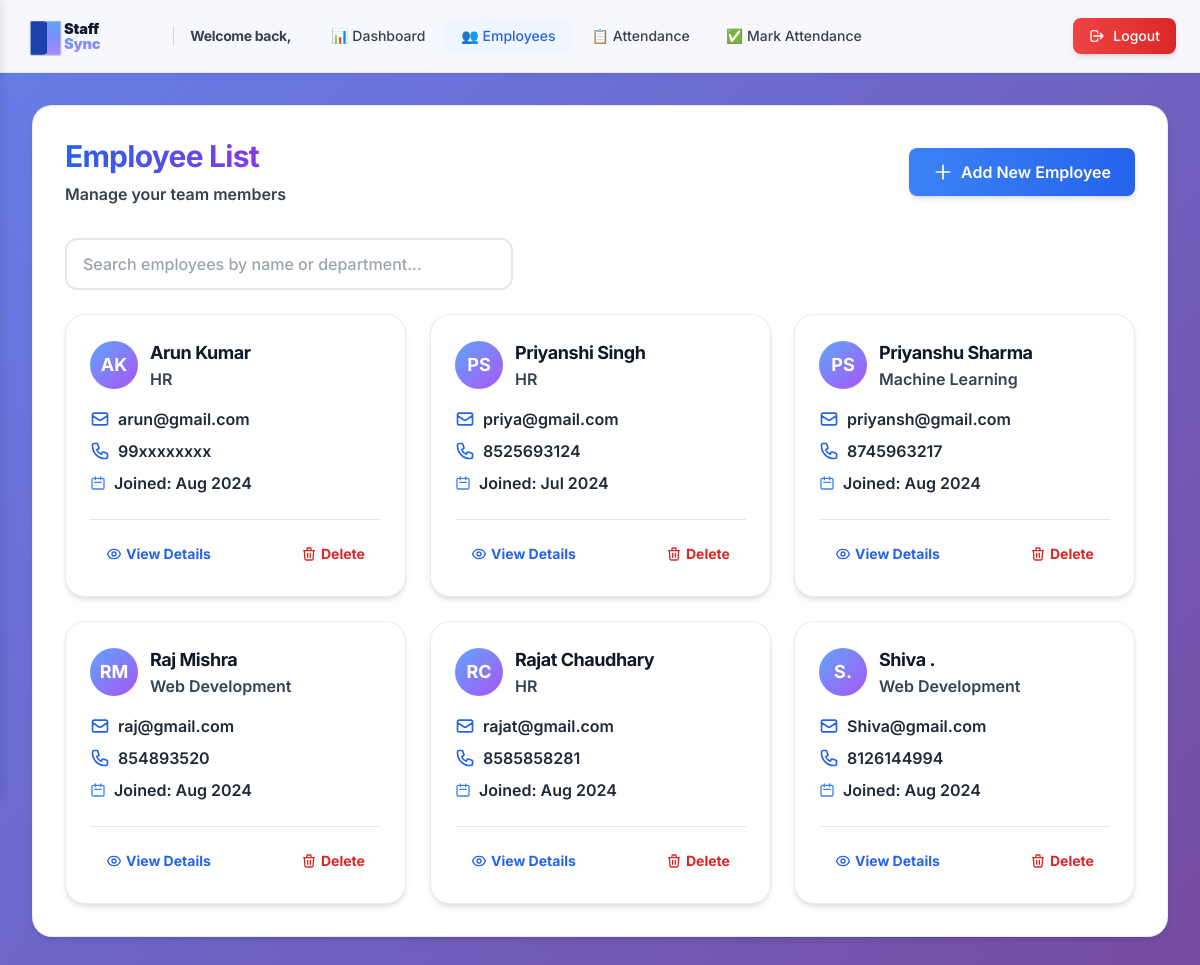
The page / on the database its author committed.
### employees/models.py (models this page shows, shortened)
class Employee(models.Model):
    first_name = models.CharField(max_length=100)
    last_name = models.CharField(max_length=100)
    email = models.EmailField(unique=True)
    phone_number = models.CharField(max_length=15)
    department = models.ForeignKey(Department, on_delete=models.SET_NULL, null=True, blank=True)
    hire_date = models.DateField()
    class Meta:
        ordering = ['first_name', 'last_name']
        verbose_name_plural = 'Employees'

class Department(models.Model):
    name = models.CharField(max_length=100)

### employees/views.py (the view)
# urls.py: path('', views.employee_list, name='employee_list'),
def employee_list(request):
    employees = Employee.objects.all().select_related('department').order_by('first_name', 'last_name')
    return render(request, 'employees/employee_list.html', {'employees': employees})

### employees/templates/employees/employee_list.html (shortened to what this page needs)
{% load static %}
<!DOCTYPE html>
<html lang="en">
<head>
    <script src="https://cdn.tailwindcss.com"></script>
    <link rel="stylesheet" href="{% static 'admin.css' %}">
</head>
<body class="fade-in">
    <header class="admin-header sticky top-0 z-30 hidden lg:block py-4 px-6">
        <div class="max-w-7xl mx-auto flex justify-between items-center">
            <div class="flex items-center space-x-6">
                <div class="flex items-center space-x-4">
                    <a href="{% url 'dashboard' %}" class="flex items-center space-x-2">
                        <img src="{% static 'logo.svg' %}" alt="StaffSync Logo" class="h-8 md:h-10">
                    </a>
                    <div class="hidden md:block border-l border-gray-300 pl-4">
                        <h2 class="text-sm font-bold text-gray-700">Welcome back,</h2>
        </div>
    </div>
                <nav class="hidden md:flex items-center space-x-1" role="navigation" aria-label="Main navigation">
                    <a href="{% url 'dashboard' %}"
                       class="px-4 py-2 text-sm font-medium rounded-lg transition-all duration-200 focus:outline-none focus:ring-2 focus:ring-blue-500 focus:ring-offset-2 {% if request.resolver_match.url_name == 'dashboard' %}text-blue-600 bg-blue-50 font-bold{% else %}text-gray-700 hover:text-blue-600 hover:bg-blue-50{% endif %}"
                       aria-current="{% if request.resolver_match.url_name == 'dashboard' %}page{% endif %}">
                        <span aria-hidden="true">📊</span> Dashboard
                    </a>
                    <a href="{% url 'employee_list' %}"
                       class="px-4 py-2 text-sm font-medium rounded-lg transition-all duration-200 focus:outline-none focus:ring-2 focus:ring-blue-500 focus:ring-offset-2 {% if request.resolver_match.url_name == 'employee_list' or request.resolver_match.url_name == 'employee_detail' or request.resolver_match.url_name == 'employee_create' or request.resolver_match.url_name == 'employee_edit' %}text-blue-600 bg-blue-50 font-bold{% else %}text-gray-700 hover:text-blue-600 hover:bg-blue-50{% endif %}"
                       aria-current="{% if request.resolver_match.url_name == 'employee_list' or request.resolver_match.url_name == 'employee_detail' or request.resolver_match.url_name == 'employee_create' or request.resolver_match.url_name == 'employee_edit' %}page{% endif %}">
                        <span aria-hidden="true">👥</span> Employees
                    </a>
                    <a href="{% url 'attendance_list' %}"
                       class="px-4 py-2 text-sm font-medium rounded-lg transition-all duration-200 focus:outline-none focus:ring-2 focus:ring-blue-500 focus:ring-offset-2 {% if request.resolver_match.url_name == 'attendance_list' or request.resolver_match.url_name == 'add_attendance' or request.resolver_match.url_name == 'delete_attendance' %}text-blue-600 bg-blue-50 font-bold{% else %}text-gray-700 hover:text-blue-600 hover:bg-blue-50{% endif %}"
                       aria-current="{% if request.resolver_match.url_name == 'attendance_list' or request.resolver_match.url_name == 'add_attendance' or request.resolver_match.url_name == 'delete_attendance' %}page{% endif %}">
                        <span aria-hidden="true">📋</span> Attendance
                    </a>
                    <a href="{% url 'mark_attendance' %}"
                       class="px-4 py-2 text-sm font-medium rounded-lg transition-all duration-200 focus:outline-none focus:ring-2 focus:ring-blue-500 focus:ring-offset-2 {% if request.resolver_match.url_name == 'mark_attendance' %}text-blue-600 bg-blue-50 font-bold{% else %}text-gray-700 hover:text-blue-600 hover:bg-blue-50{% endif %}"
                       aria-current="{% if request.resolver_match.url_name == 'mark_attendance' %}page{% endif %}">
                        <span aria-hidden="true">✅</span> Mark Attendance
                    </a>
                </nav>
            </div>
            <div class="flex items-center space-x-4">
                <a href="{% url 'logout' %}" class="inline-flex items-center px-4 py-2 text-sm font-medium text-white bg-gradient-to-r from-red-500 to-red-600 rounded-lg hover:from-red-600 hover:to-red-700 shadow-md hover:shadow-lg transition-all duration-200">
                    <svg class="w-4 h-4 mr-2" fill="none" stroke="currentColor" viewBox="0 0 24 24">
                        <path stroke-linecap="round" stroke-linejoin="round" stroke-width="2" d="M17 16l4-4m0 0l-4-4m4 4H7m6 4v1a3 3 0 01-3 3H6a3 3 0 01-3-3V7a3 3 0 013-3h4a3 3 0 013 3v1"></path>
                    </svg>
                    Logout
                </a>
            </div>
        </div>
    </header>
    <main class="max-w-7xl mx-auto px-4 sm:px-6 lg:px-8 py-8 lg:py-8">
        <div class="card fade-in p-6 md:p-8">
            <div class="flex flex-col md:flex-row justify-between items-start md:items-center mb-8 gap-4">
                <div>
                    <h1 class="text-3xl font-bold bg-gradient-to-r from-blue-600 to-purple-600 bg-clip-text text-transparent mb-2">Employee List</h1>
                    <p class="text-base text-gray-700 font-semibold">Manage your team members</p>
                </div>
                <a href="{% url 'employee_create' %}"
                   class="inline-flex items-center px-6 py-3 bg-gradient-to-r from-blue-500 to-blue-600 text-white font-semibold rounded-lg shadow-md hover:shadow-lg hover:from-blue-600 hover:to-blue-700 transition-all duration-200 transform hover:scale-105 focus:outline-none focus:ring-2 focus:ring-blue-500 focus:ring-offset-2"
                   aria-label="Add new employee">
                    <svg class="w-5 h-5 mr-2" fill="none" stroke="currentColor" viewBox="0 0 24 24" aria-hidden="true">
                        <path stroke-linecap="round" stroke-linejoin="round" stroke-width="2" d="M12 4v16m8-8H4"></path>
                    </svg>
                    Add New Employee
                </a>
        </div>
        <div class="mb-6">
                <div class="relative max-w-md">
                    <input type="text"
                           id="search"
                           name="search"
                           placeholder="Search employees by name or department..."
                           aria-label="Search employees"
                           class="w-full pl-10 pr-4 py-3 border-2 border-gray-200 rounded-xl focus:ring-2 focus:ring-blue-500 focus:border-blue-500 transition-all duration-200 bg-white/90 backdrop-blur-sm">
                </div>
        </div>
            {% if employees %}
            <div class="grid grid-cols-1 md:grid-cols-2 lg:grid-cols-3 gap-6" id="employeeGrid">
            {% for employee in employees %}
                <div class="employee-card card p-6 hover:shadow-xl transition-all duration-300 transform hover:-translate-y-1">
                    <div class="flex items-start justify-between mb-4">
                        <div class="flex items-center space-x-3">
                            <div class="w-12 h-12 bg-gradient-to-br from-blue-400 to-purple-500 rounded-full flex items-center justify-center text-white font-bold text-lg">
                                {{ employee.first_name|first }}{{ employee.last_name|first }}
                            </div>
                    <div>
                                <h3 class="text-lg font-bold text-gray-900">{{ employee.first_name }} {{ employee.last_name }}</h3>
                                <p class="text-base text-gray-700 font-semibold">{{ employee.department.name|default:"No Department" }}</p>
                            </div>
                        </div>
                    </div>
                    <div class="space-y-2 mb-6">
                        <div class="flex items-center text-base text-gray-800 font-semibold">
                            <svg class="w-5 h-5 mr-2 text-blue-600" fill="none" stroke="currentColor" viewBox="0 0 24 24">
                                <path stroke-linecap="round" stroke-linejoin="round" stroke-width="2" d="M3 8l7.89 5.26a2 2 0 002.22 0L21 8M5 19h14a2 2 0 002-2V7a2 2 0 00-2-2H5a2 2 0 00-2 2v10a2 2 0 002 2z"></path>
                            </svg>
                            {{ employee.email }}
                        </div>
                        <div class="flex items-center text-base text-gray-800 font-semibold">
                            {{ employee.phone_number }}
                    </div>
                        <div class="flex items-center text-base text-gray-800 font-semibold">
                            <svg class="w-4 h-4 mr-2 text-blue-500" fill="none" stroke="currentColor" viewBox="0 0 24 24">
                                <path stroke-linecap="round" stroke-linejoin="round" stroke-width="2" d="M8 7V3m8 4V3m-9 8h10M5 21h14a2 2 0 002-2V7a2 2 0 00-2-2H5a2 2 0 00-2 2v12a2 2 0 002 2z"></path>
                            </svg>
                            Joined: {{ employee.hire_date|date:"M Y" }}
                </div>
                </div>
                    <div class="flex justify-between items-center pt-4 border-t border-gray-200">
                        <a href="{% url 'employee_detail' employee.pk %}"
                           aria-label="View details for {{ employee.first_name }} {{ employee.last_name }}"
                           class="inline-flex items-center px-4 py-2 text-sm font-bold text-blue-600 hover:text-blue-700 hover:bg-blue-50 rounded-lg transition-all duration-200 focus:outline-none focus:ring-2 focus:ring-blue-500 focus:ring-offset-2">
                            View Details
                        </a>
                        <form action="{% url 'employee_delete' employee.pk %}" method="post" onsubmit="return confirm('Are you sure you want to delete {{ employee.first_name }} {{ employee.last_name }}? This action cannot be undone.');">
                            <button type="submit"
                                    aria-label="Delete employee {{ employee.first_name }} {{ employee.last_name }}"
                                    class="inline-flex items-center px-4 py-2 text-sm font-bold text-red-600 hover:text-red-700 hover:bg-red-50 rounded-lg transition-all duration-200 focus:outline-none focus:ring-2 focus:ring-red-500 focus:ring-offset-2">
                                <svg class="w-4 h-4 mr-1" fill="none" stroke="currentColor" viewBox="0 0 24 24" aria-hidden="true">
                                    <path stroke-linecap="round" stroke-linejoin="round" stroke-width="2" d="M19 7l-.867 12.142A2 2 0 0116.138 21H7.862a2 2 0 01-1.995-1.858L5 7m5 4v6m4-6v6m1-10V4a1 1 0 00-1-1h-4a1 1 0 00-1 1v3M4 7h16"></path>
                                </svg>
                        Delete
                    </button>
                </form>
            </div>
                </div>
            {% endfor %}
        </div>
            {% endif %}
    </div>
    </main>
</body>
</html>

### employees/static/admin.css (style rules this page uses)
:root { --primary-blue: #2563eb; --primary-blue-dark: #1d4ed8; --primary-blue-light: #3b82f6; --success-green: #10b981; --danger-red: #ef4444; --warning-yellow: #f59e0b; --gray-50: #f9fafb; --gray-100: #f3f4f6; --gray-200: #e5e7eb; --gray-300: #d1d5db; --gray-600: #4b5563; --gray-700: #374151; --gray-800: #1f2937; --gray-900: #111827; --space-xs: 0.25rem; --space-sm: 0.5rem; --space-md: 1rem; --space-lg: 1.5rem; --space-xl: 2rem; --space-2xl: 3rem; --space-3xl: 4rem; --font-xs: 0.75rem; --font-sm: 0.875rem; --font-base: 1rem; --font-lg: 1.125rem; --font-xl: 1.25rem; --font-2xl: 1.5rem; --font-3xl: 1.875rem; --font-4xl: 2.25rem; --radius-sm: 0.375rem; --radius-md: 0.5rem; --radius-lg: 0.75rem; --radius-xl: 1rem; --radius-2xl: 1.25rem; --radius-full: 9999px; --shadow-sm: 0 1px 2px 0 rgba(0, 0, 0, 0.05); --shadow-md: 0 4px 6px -1px rgba(0, 0, 0, 0.1), 0 2px 4px -1px rgba(0, 0, 0, 0.06); --shadow-lg: 0 10px 15px -3px rgba(0, 0, 0, 0.1), 0 4px 6px -2px rgba(0, 0, 0, 0.05); --shadow-xl: 0 20px 25px -5px rgba(0, 0, 0, 0.1), 0 10px 10px -5px rgba(0, 0, 0, 0.04); --shadow-2xl: 0 25px 50px -12px rgba(0, 0, 0, 0.25); --transition-fast: 150ms cubic-bezier(0.4, 0, 0.2, 1); --transition-base: 200ms cubic-bezier(0.4, 0, 0.2, 1); --transition-slow: 300ms cubic-bezier(0.4, 0, 0.2, 1); --transition-bounce: 400ms cubic-bezier(0.34, 1.56, 0.64, 1); --z-dropdown: 1000; --z-sticky: 1020; --z-fixed: 1030; --z-modal-backdrop: 1040; --z-modal: 1050; --z-popover: 1060; --z-tooltip: 1070; }
*, *::before, *::after { box-sizing: border-box; }
* { transition-property: background-color, border-color, color, fill, stroke, opacity, box-shadow, transform; transition-duration: var(--transition-base); transition-timing-function: cubic-bezier(0.4, 0, 0.2, 1); }
.card, .stat-card, button, .sidebar-link, .mobile-menu-btn { will-change: transform; backface-visibility: hidden; -webkit-font-smoothing: antialiased; -moz-osx-font-smoothing: grayscale; }
body { font-family: 'Inter', -apple-system, BlinkMacSystemFont, 'Segoe UI', Roboto, sans-serif; background: linear-gradient(135deg, #667eea 0%, #764ba2 100%); background-attachment: fixed; min-height: 100vh; color: #1f2937; -webkit-font-smoothing: antialiased; -moz-osx-font-smoothing: grayscale; text-rendering: optimizeLegibility; font-weight: 500; }
p, span, div { color: #1f2937; }
h1, h2, h3, h4, h5, h6 { font-weight: 700; color: #111827; letter-spacing: -0.025em; }
.card { background: white; border-radius: var(--radius-2xl); box-shadow: var(--shadow-md); transition: all var(--transition-bounce); border: 1px solid rgba(226, 232, 240, 0.8); position: relative; overflow: hidden; }
.card::before { content: ''; position: absolute; top: 0; left: 0; right: 0; height: 3px; background: linear-gradient(90deg, #3b82f6 0%, #8b5cf6 100%); transform: scaleX(0); transform-origin: left; transition: transform var(--transition-slow); opacity: 0; }
.admin-header { background: rgba(255, 255, 255, 0.95); backdrop-filter: blur(12px) saturate(180%); -webkit-backdrop-filter: blur(12px) saturate(180%); box-shadow: var(--shadow-sm); border-bottom: 1px solid rgba(226, 232, 240, 0.8); position: sticky; top: 0; z-index: var(--z-sticky); }
input[type="text"], input[type="email"], input[type="date"], input[type="tel"], input[type="number"], select, textarea { width: 100%; padding: 0.75rem 1rem; font-size: var(--font-base); line-height: 1.5; color: var(--gray-900); background-color: white; border: 2px solid var(--gray-200); border-radius: var(--radius-lg); transition: all var(--transition-base); font-family: inherit; }
input::placeholder, textarea::placeholder { color: var(--gray-400); opacity: 1; }
.fade-in { animation: fadeIn 0.4s cubic-bezier(0.4, 0, 0.2, 1); will-change: opacity, transform; }
.card { animation: scaleIn 0.3s cubic-bezier(0.4, 0, 0.2, 1) backwards; will-change: opacity, transform; }
.card:nth-of-type(1) { animation-delay: 0.1s; }
.card:nth-of-type(2) { animation-delay: 0.15s; }
.card:nth-of-type(3) { animation-delay: 0.2s; }
.fade-in { animation: fadeIn 0.5s ease-out; }
.card { animation: scaleIn 0.4s ease-out backwards; }
.card:nth-of-type(1) { animation-delay: 0.2s; }
.card:nth-of-type(2) { animation-delay: 0.3s; }
.card:nth-of-type(3) { animation-delay: 0.4s; }

### employees/templates/employees/employee_list.html (style rules this page uses)
body { font-family: 'Inter', sans-serif; }

### rows shown on the page
Employee: first_name|first "A", last_name|first "K", first_name "Arun", last_name "Kumar", department.name "HR", email "arun@gmail.com", phone_number "99xxxxxxxx", hire_date "Aug 2024"
Employee: first_name|first "P", last_name|first "S", first_name "Priyanshi", last_name "Singh", department.name "HR", email "priya@gmail.com", phone_number "8525693124", hire_date "Jul 2024"
Employee: first_name|first "P", last_name|first "S", first_name "Priyanshu", last_name "Sharma", department.name "Machine Learning", email "priyansh@gmail.com", phone_number "8745963217", hire_date "Aug 2024"
Employee: first_name|first "R", last_name|first "M", first_name "Raj", last_name "Mishra", department.name "Web Development", email "raj@gmail.com", phone_number "854893520", hire_date "Aug 2024"
Employee: first_name|first "R", last_name|first "C", first_name "Rajat", last_name "Chaudhary", department.name "HR", email "rajat@gmail.com", phone_number "8585858281", hire_date "Aug 2024"
Employee: first_name|first "S", last_name|first ".", first_name "Shiva", last_name ".", department.name "Web Development", email "Shiva@gmail.com", phone_number "8126144994", hire_date "Aug 2024"
